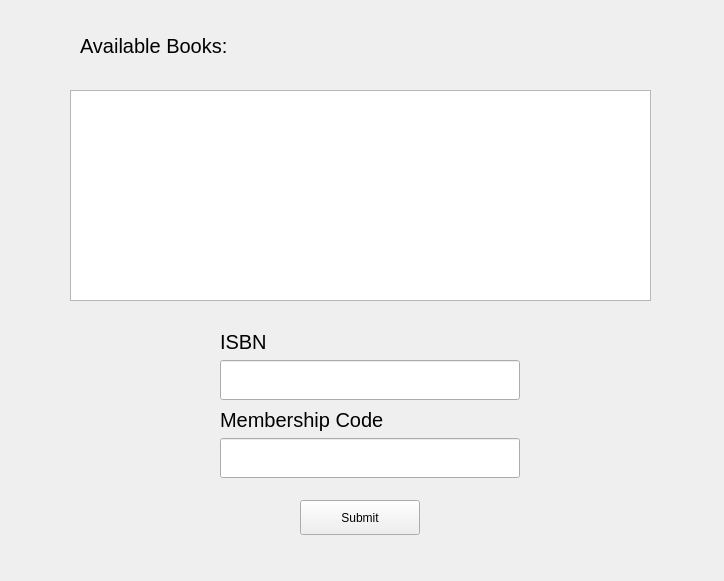
<?xml version="1.0" encoding="UTF-8"?>
<ui version="4.0">
 <class>LendingBook</class>
 <widget class="QWidget" name="LendingBook">
  <property name="geometry">
   <rect>
    <x>0</x>
    <y>0</y>
    <width>724</width>
    <height>581</height>
   </rect>
  </property>
  <property name="windowTitle">
   <string>Form</string>
  </property>
  <widget class="QLabel" name="label">
   <property name="geometry">
    <rect>
     <x>80</x>
     <y>30</y>
     <width>161</width>
     <height>31</height>
    </rect>
   </property>
   <property name="font">
    <font>
     <pointsize>15</pointsize>
    </font>
   </property>
   <property name="text">
    <string>Available Books:</string>
   </property>
  </widget>
  <widget class="QPushButton" name="SubmitButton">
   <property name="geometry">
    <rect>
     <x>300</x>
     <y>500</y>
     <width>120</width>
     <height>35</height>
    </rect>
   </property>
   <property name="minimumSize">
    <size>
     <width>120</width>
     <height>35</height>
    </size>
   </property>
   <property name="text">
    <string>Submit</string>
   </property>
  </widget>
  <widget class="QTableWidget" name="tableWidget">
   <property name="geometry">
    <rect>
     <x>70</x>
     <y>90</y>
     <width>581</width>
     <height>211</height>
    </rect>
   </property>
  </widget>
  <widget class="QWidget" name="">
   <property name="geometry">
    <rect>
     <x>220</x>
     <y>330</y>
     <width>310</width>
     <height>150</height>
    </rect>
   </property>
   <layout class="QVBoxLayout" name="verticalLayout">
    <item>
     <layout class="QFormLayout" name="formLayout">
      <item row="0" column="0">
       <widget class="QLabel" name="label_2">
        <property name="font">
         <font>
          <pointsize>15</pointsize>
         </font>
        </property>
        <property name="text">
         <string>ISBN</string>
        </property>
       </widget>
      </item>
      <item row="1" column="0">
       <widget class="QLineEdit" name="isbnLE">
        <property name="minimumSize">
         <size>
          <width>300</width>
          <height>40</height>
         </size>
        </property>
        <property name="maximumSize">
         <size>
          <width>200</width>
          <height>40</height>
         </size>
        </property>
       </widget>
      </item>
     </layout>
    </item>
    <item>
     <layout class="QFormLayout" name="formLayout_2">
      <item row="0" column="0">
       <widget class="QLabel" name="label_3">
        <property name="font">
         <font>
          <pointsize>15</pointsize>
         </font>
        </property>
        <property name="text">
         <string>Membership Code</string>
        </property>
       </widget>
      </item>
      <item row="1" column="0">
       <widget class="QLineEdit" name="CodeLE">
        <property name="minimumSize">
         <size>
          <width>300</width>
          <height>40</height>
         </size>
        </property>
        <property name="maximumSize">
         <size>
          <width>250</width>
          <height>40</height>
         </size>
        </property>
       </widget>
      </item>
     </layout>
    </item>
   </layout>
  </widget>
 </widget>
 <resources/>
 <connections/>
</ui>
